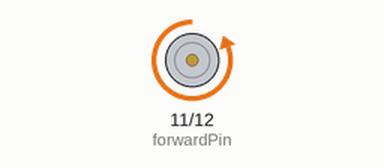
Recording of a sketch running on a simulated Arduino Uno, built with avr-gcc and run on an emulated ATmega328P. On the bench: motor-driver pin pairs drawn as motors (green arrow = first pin HIGH = forward, orange = second pin HIGH = backward, longer = more drive).

Above: at 0.5 s.
At 1.5 s:
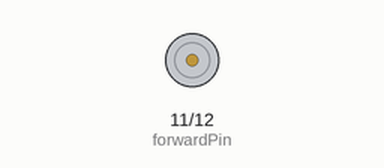
At 5.5 s:
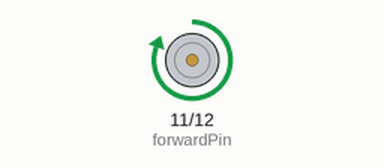
Timing chart, 0 to 6.9 s (numbered marks = the images above):
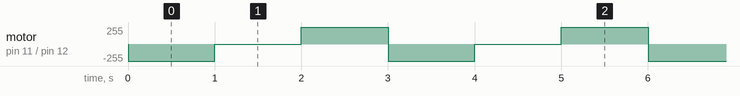

Measured:
- by itself, motor on pin 11 (forwardPin) / pin 12 (backwardPin): repeats every 3.0 s: stopped 1.0 s, forward 255/255 1.0 s, backward 255/255 1.0 s

The sketch:

autonomus_car_sketch.ino
```cpp
// C++ code
//
int backwardPin = 12;
int forwardPin = 11;

void setup()
{
  pinMode(forwardPin, OUTPUT);
  pinMode(backwardPin, OUTPUT);
}

void loop()
{


  //Forward
 digitalWrite(forwardPin,LOW);
  digitalWrite(backwardPin,HIGH);
  delay(1000);

  //stop
  digitalWrite(forwardPin, LOW);
  digitalWrite(backwardPin, LOW);
  delay(1000);


  //backward
  digitalWrite(forwardPin,HIGH);
  digitalWrite(backwardPin,LOW);
  delay(1000);
}
```
